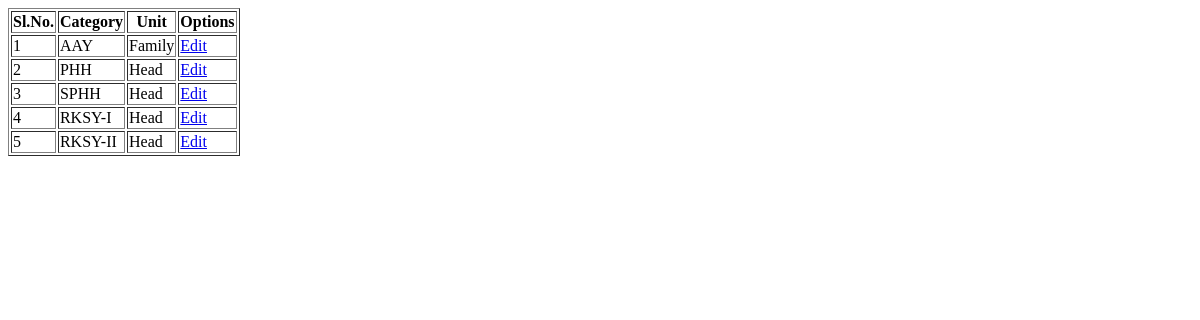
The app's page /masters/prod_catg_view.php (signed in), older data.
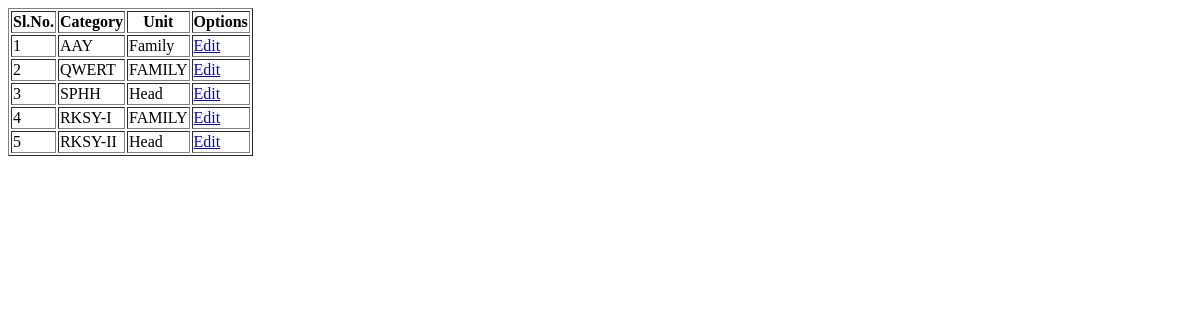
The same page, newer data.
### tables this page shows
CREATE TABLE `m_prod_catg` (
  `sl_no` int(11) NOT NULL,
  `prod_catg` varchar(50) NOT NULL,
  `per_unit` varchar(20) NOT NULL,
  `created_by` varchar(50) DEFAULT NULL,
  `created_dt` datetime DEFAULT NULL,
  `modified_by` varchar(50) DEFAULT NULL,
  `modified_dt` datetime DEFAULT NULL
);

### masters/prod_catg_view.php (the view, shortened to what this page needs)
<?php
        require("../session.php");
	$rtv="select sl_no,prod_catg,per_unit from m_prod_catg";
	$result=mysqli_query($db_connect,$rtv);
?>
<html>
<head>
<head>
<body>
	<table border="1">
		<tr>
                	<th>Sl.No.</th>
                        <th>Category</th>
			<th>Unit</th>
                        <th>Options</th>
                </tr>
		<?php
			if($result){
                		if(mysqli_num_rows($result) > 0){
                        		while($rtv_data=mysqli_fetch_assoc($result)){
                                		$slno=$rtv_data['sl_no'];
						$prodcatg=$rtv_data['prod_catg'];
						$produnit=$rtv_data['per_unit'];
		?>
						<tr>
						    <td><?php echo $slno; ?></td>
						    <td><?php echo $prodcatg; ?></td>
						    <td><?php echo $produnit; ?></td>
						    <td><a href="../edit/prod_catg_edit.php?sl_no=<?php echo $slno; ?>" >Edit</td>
						</tr>
		<?php
                                		}
                			}
        		}
		?>
        </table>
</body>
</html>

Row changes from the older to the newer data that the page shows:
changed m_prod_catg id 2: prod_catg "PHH" → "QWERT"; per_unit "Head" → "FAMILY"
changed m_prod_catg "RKSY-I": per_unit "Head" → "FAMILY"
